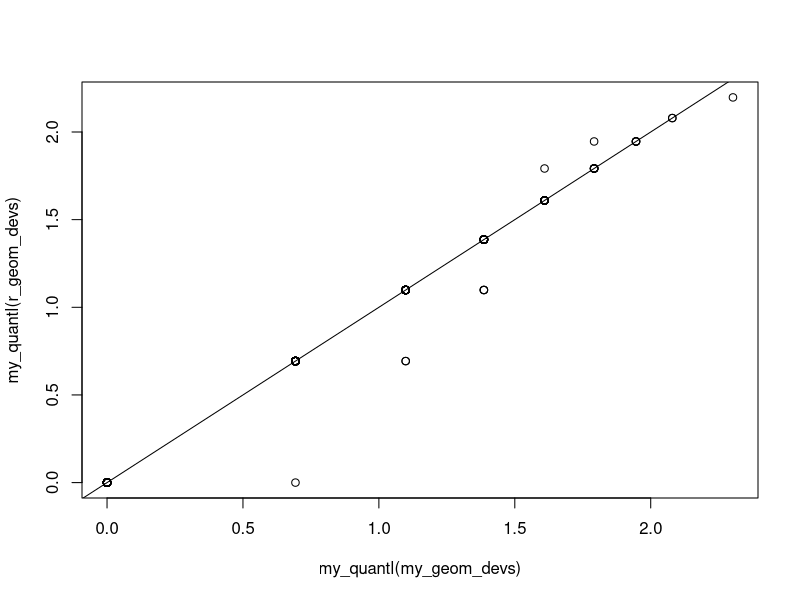
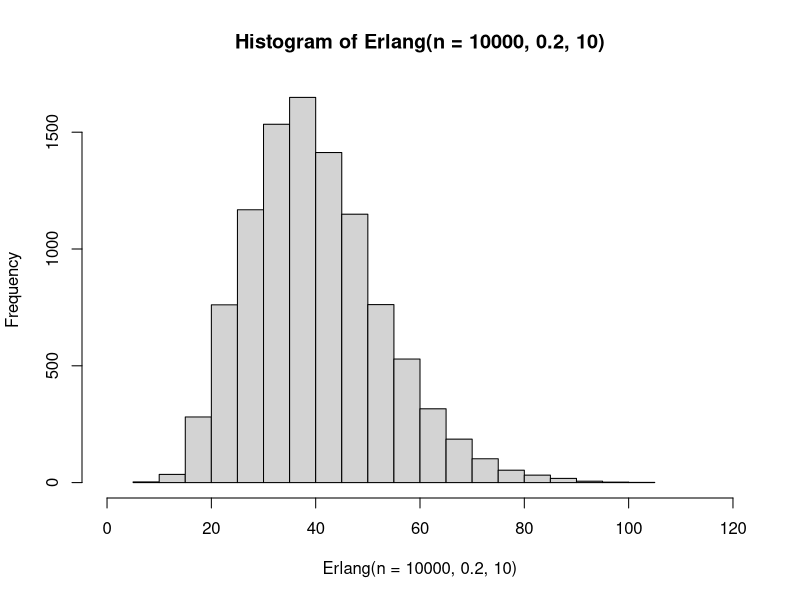
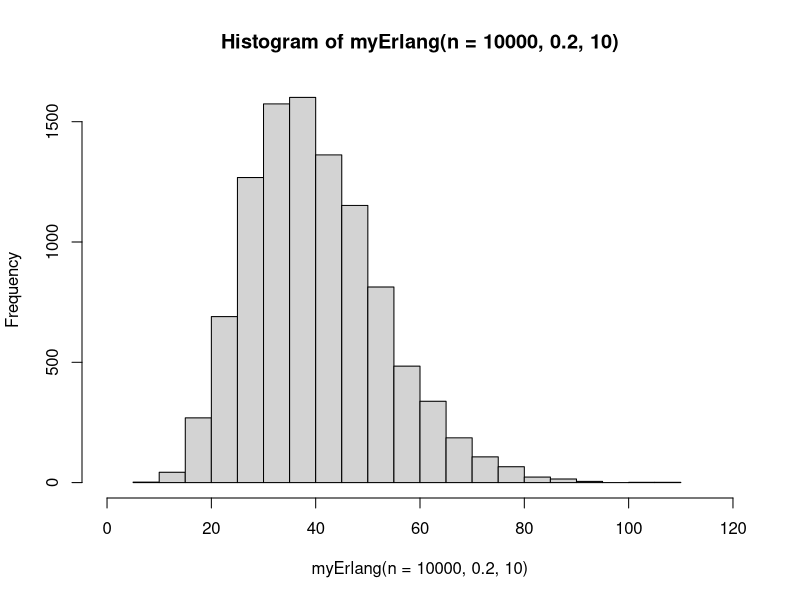

Recreate these plots in R, in order. (Note: this script raises an error after producing the figures.)
## Learning distributions
# Goals: 1) generate geometric as a Poisson - exponential mixture
# 2) generate gamma (or Erlang, what is the special case here? ) as sum or mean
# of exponential distributions 
# 3) generate negative binomial as a Poisson - gamma (or Poisson - Erlang?)
# mixture


### here, lambda is the rate (i.e., mean and variance)
### k is resulting count
## probability density of X = k
poiFun <- function(lambda, k){
    lambda^k*exp(-lambda)/factorial(k)
}
# Check that I did it right
all.equal(poiFun(2, 5), dpois(5, 2))


#### lambda is the rate (sometimes people use 1/lambda called "scale")
### x is a non-negative real value
# probability density of X = x
expFun <- function(lambda, x){
    ifelse(x==0, 0, lambda * exp(-lambda * x))
}
#test
all.equal(expFun(lambda = 5, x = 2), dexp(2, 5))


## make a geometric
# probability density X = k
geomFun <- function(p, k){
    (1-p)^k*p
}

# verify

all.equal(geomFun(0.2, 5), dgeom(5, 0.2))

# make a geometric as a mixture of poisson and exponential
# maybe it will help to have the same parameters!
# make the exponential rate w.r.t. a probability p
# is this correct?
makeRate <- function(p){
    p/(1-p)
}


# ok, test that random deviates from my mixture are geometrically distributed
# focus on a probability p
# make a q-q plot

p <- 0.5
reps <- 5e4
my_geom_devs <- rpois(reps
                      , lambda = rexp(reps
                                      , rate = makeRate(p)) )



r_geom_devs <- rgeom(reps, p)
# what if I just have my p and 1-p backwards?
rgd2 <- rgeom(reps, 1-p)

summary(r_geom_devs)
summary(my_geom_devs)
summary(rgd2)

# no, I didn't get the probability backwards (but watch out, scale = 1 /rate)

# visualize with a q-q plot
my_quantl <- function(x){quantile(log(x), probs = seq(0.001,0.999,0.001))}
plot(my_quantl(my_geom_devs), my_quantl(r_geom_devs))
abline(0,1)
# after exploration, decided they are nearly the same but something technical 
# means not entirely. 
# https://github.com/wch/r-source/blob/f46b4cd47b4f4b2bb5ef40137a7f48f91b66469e/src/nmath/rgeom.c#L45

# Ok, now on to gamma from exponential (easy to go the other way)
# maybe go by way of the Erlang (gamma with integer shape parameter)
myErlang <- function(n = reps, p, r){
    apply(replicate(r, rexp(n, makeRate(p))), 1, sum)
}
Erlang <- function(n, p, r){
    rgamma(n, rate = makeRate(p), shape = r)
}

hist(Erlang(n = 1e4, 0.2, 10), breaks = 30, xlim = c(0, 120))
hist(myErlang(n = 1e4, 0.2, 10), breaks = 30, xlim = c(0, 120))

# plot(sort(myErlang(reps, p, 2)), sort(Erlang))

# how to assemble a gamma more generally?
### Skipping that for now...

# Sample the Erlang to make a negative binomial with an integer shape parameter
# (a "Pascal" distribution).

myPascal <- function(n, p, r){
    rpois(n, lambda = 
              myErlang(n, p, r))
}


# test

# pdf("propagates_to_nbinom.pdf")
plot(my_quantl(myPascal(reps, p, 2)), my_quantl(rnbinom(reps, size = r, prob = p))
     , col = rgb(red = 0, green = 0, blue = 0, alpha = 0.01)
     , pch = 16, cex =0.5)

reps = 5e5
plot(sort(myPascal(reps, p, 2)), sort(myPascal(reps, p, 2))
     , col = rgb(red = 0, green = 0, blue = 0, alpha = 0.01)
     , pch = 16, cex =0.5)
# dev.off()

# at this point I feel fine about the code, noting the buggy-seeming deviations 
# in the q-q plots. 
